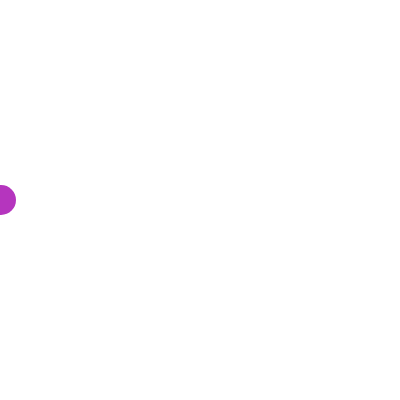
Frame 1 (no input)
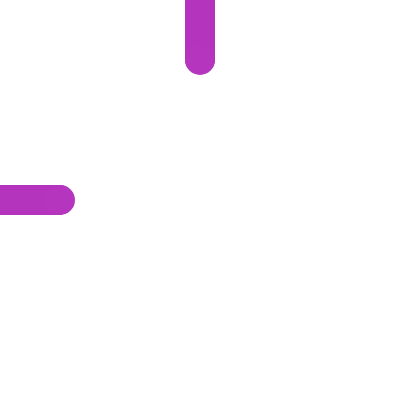
Frame 60 (no input)
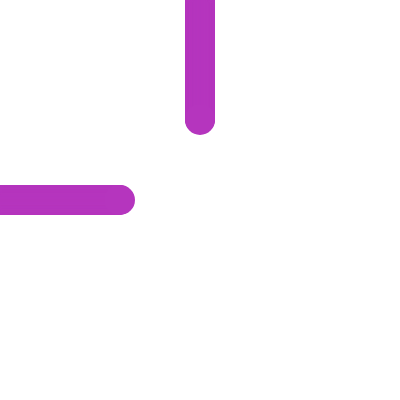
Frame 120 (the mouse pressed at the canvas centre since frame 60)

The p5.js sketch that drew these frames (run headless with seeded random() and noise() and a simulated clock; from frame 60 on, the mouse is pressed at the canvas centre):

// p5.js sketch
// ── sketch.js
let x; 
let y; 
let xspeed; 
let yspeed; 
let d = 1;
let hspeed;
let hyspeed;

function setup() { 
  createCanvas(400, 400);
  x = 200
  y = 200;
  xspeed = width/2; 
  yspeed = 0; 
  hspeed = 0;
  hyspeed = height/2;
  strokeWeight(30);
} 

function draw() { 
  yLine();
  xLine();
}

function yLine(){
  if(yspeed>=height || yspeed <= 0){
    if(yspeed>=height){
      stroke(20)
      stroke(random(0,254),random(0,254),random(0,254))
      d = -1;
      yspeed += d;
    }else{
      stroke(20)
      stroke(random(0,254),random(0,254),random(0,254))
      d = 1;
      yspeed += d;
    }
  }else{
    line(xspeed, yspeed, x, yspeed+1);  
    yspeed +=d; 
  }
}

function xLine(){
  line(hspeed,hyspeed,hspeed+1,y);
  hspeed += d;
}
